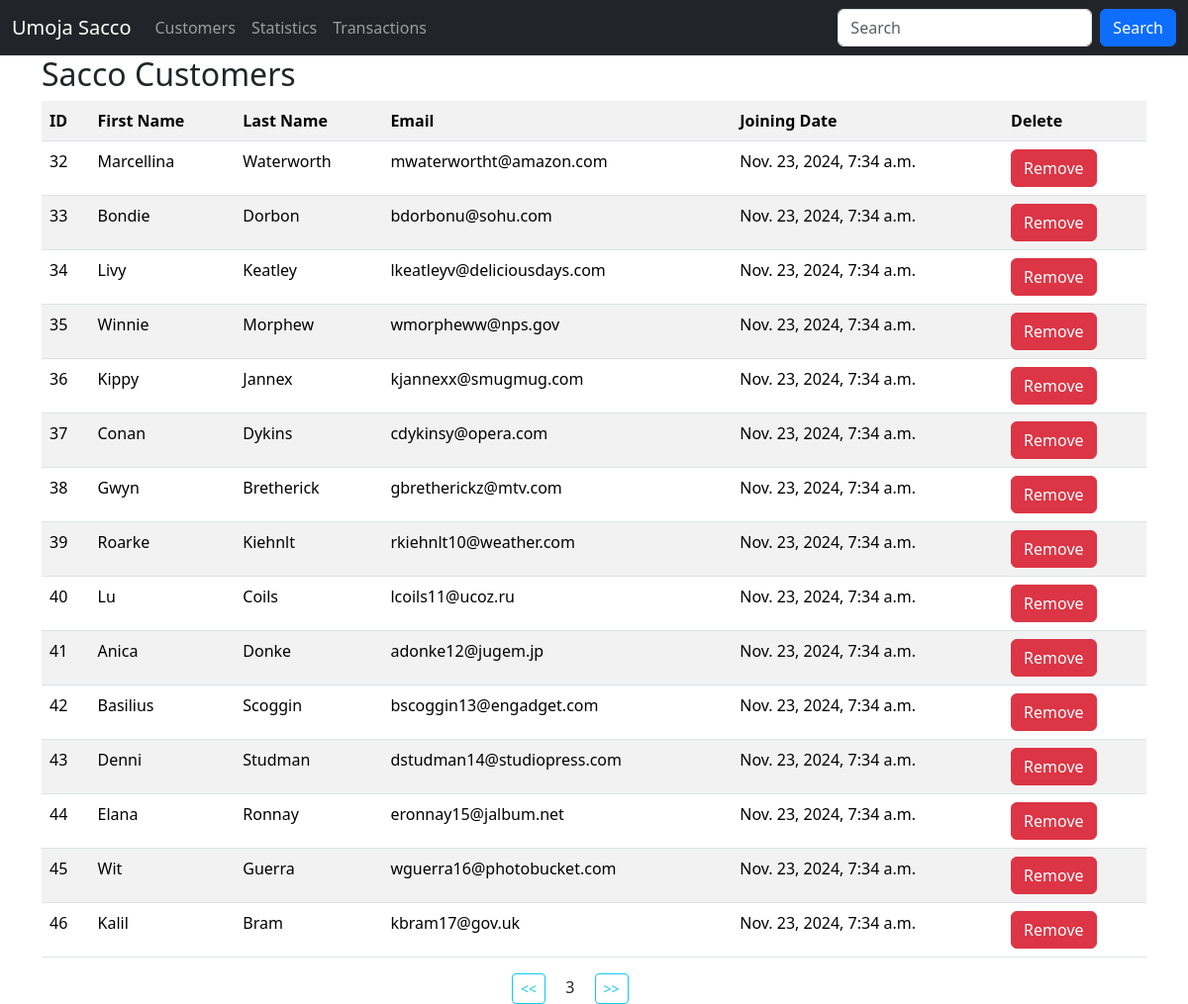
The app's page /?page=3, older data.
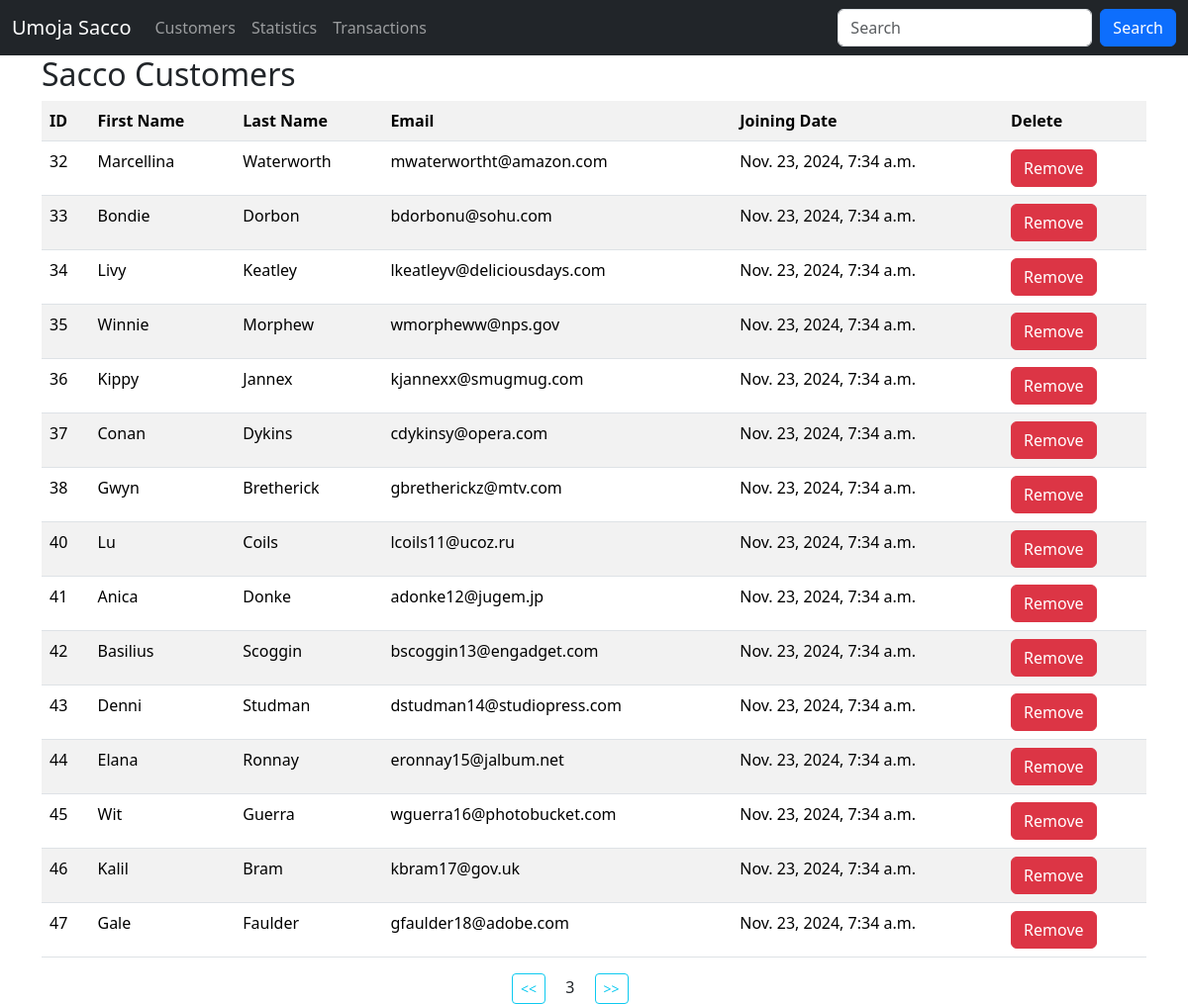
The same page, newer data.
### sacco/models.py (models this page shows, shortened)
class Customer(models.Model):
    first_name = models.CharField(max_length=60)
    last_name = models.CharField(max_length=60)
    email = models.EmailField(unique=True)
    dob = models.DateField()
    gender = models.CharField(max_length=11)
    weight = models.IntegerField(default=0)
    created_at = models.DateTimeField(auto_now_add=True)
    updated_at = models.DateField(auto_now=True)
    class Meta:
        db_table = 'customers'

### sacco/views.py (the view)
# urls.py: path('', views.customers, name='customers'),
def customers(request):
    data = Customer.objects.all().order_by('id').values() #ORM -- object relational matter select * from customers
    paginator = Paginator(data, 15)
    page_number = request.GET.get('page', 1)
    try:
        paginated_data = paginator.page(page_number)
    except PageNotAnInteger | EmptyPage:
        paginated_data = paginator.page(1)
    return render(request, 'customers.html', {"data": paginated_data})

### templates/customers.html (shortened to what this page needs)
{% extends 'layout.html' %}
{% block content %}
    <div class="container">
        <h2>Sacco Customers </h2>
        <table class="table table-striped">
            <tr>
                <th>ID</th>
                <th>First Name</th>
                <th>Last Name</th>
                <th>Email</th>
                <th>Joining Date</th>
                <th>Delete</th>
            </tr>
            {% for customer in data.object_list %}
                <tr>
                    <td>{{ customer.id }}</td>
                    <td>{{ customer.first_name }}</td>
                    <td>{{ customer.last_name }}</td>
                    <td>{{ customer.email }}</td>
                    <td>{{ customer.created_at }}</td>
                    <td>
                        <a class="btn btn-danger" href="{% url 'delete_customer' customer.id %}">Remove</a>
                    </td>
                </tr>
            {% empty %}
                <p>No customers in the sacco</p>
            {% endfor %}
        </table>
        <div class="row justify-content-center">
            <div class="col-sm-2">
                {% if data.has_previous %}
                    <a class="btn btn-outline-info btn-sm" href="?page={{ data.previous_page_number }}"> << </a>
                {% endif %}
                <span class="mx-3" >{{data.number}}</span>
                {% if data.has_next %}
                    <a class="btn btn-outline-info btn-sm" href="?page={{ data.next_page_number }}"> >> </a>
                {% endif %}
            </div>
        </div>
    </div>
{% endblock content %}

Row changes from the older to the newer data that the page shows:
removed Customer: id "39", first_name "Roarke", last_name "Kiehnlt", email "rkiehnlt10@weather.com", created_at "Nov. 23, 2024, 7:34 a.m."
now on this page (row unchanged): Customer: id "47", first_name "Gale", last_name "Faulder", email "gfaulder18@adobe.com", created_at "Nov. 23, 2024, 7:34 a.m."
